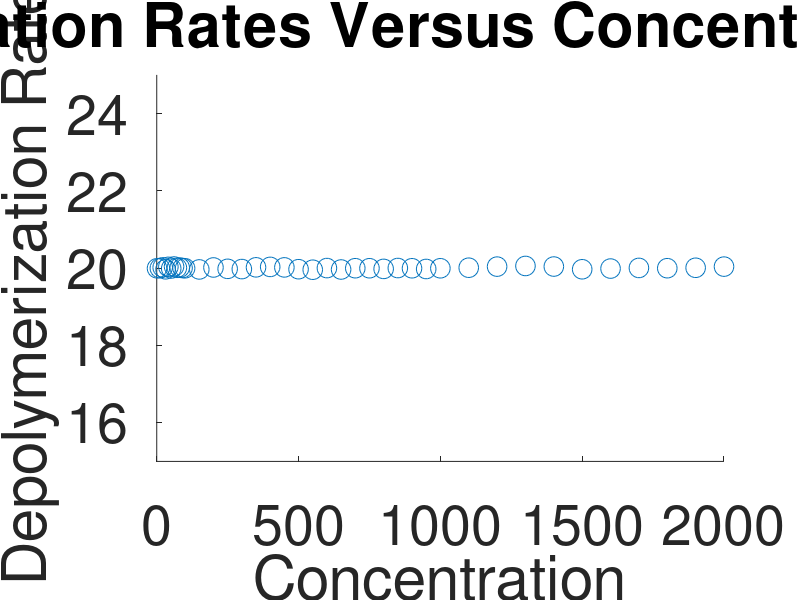

Write MATLAB code to recreate this figure. (Note: this script raises an error after producing the figure.)
fileID=fopen('OneStepConcentrationClusterCode.txt','r')

formatSpec='%f'

A=fscanf(fileID, formatSpec)  %is this the right format spec?

simulationtime= A(1)
kMotorOn=A(2)
kMotorOff=A(3)
InitialFilamentSize=A(4)
Concentration=A(5:43)
SlopeofGraphsMatrix=A(44:82)
Errors=A(83:end)


 figure(1)
 
 sz=200
 n=scatter(Concentration,SlopeofGraphsMatrix,sz)
 xlabel('Concentration','fontsize',40)
 ylabel('Depolymerization Rates','fontsize',40)
 title('Depolymerization Rates Versus Concentration of Motors','fontsize',40)
 limits=[15 25]
 ylim(limits)
 set(gca, 'fontsize',40)
 
 n.Marker=('o')
 n.MarkerFaceColor=('g')
 n.MarkerEdgeColor=('g')
 n.DisplayName=('Simulated Data')
 
 hold on

 y=kMotorOff;
 r=line([0,Concentration(end)],[y,y],'LineWidth',3,'Color','m')
 r.DisplayName=('Theory=kOff')
 
 hold on
 
 err=Errors
 s=errorbar(Concentration,SlopeofGraphsMatrix,err, 'LineStyle','none')
 s.DisplayName=('Error')
 s.Color=([0.4940, 0.1840, 0.5560])
 
 hold on

 legend show
 LEGH=legend;
 LEGH.FontSize=40
 hold off